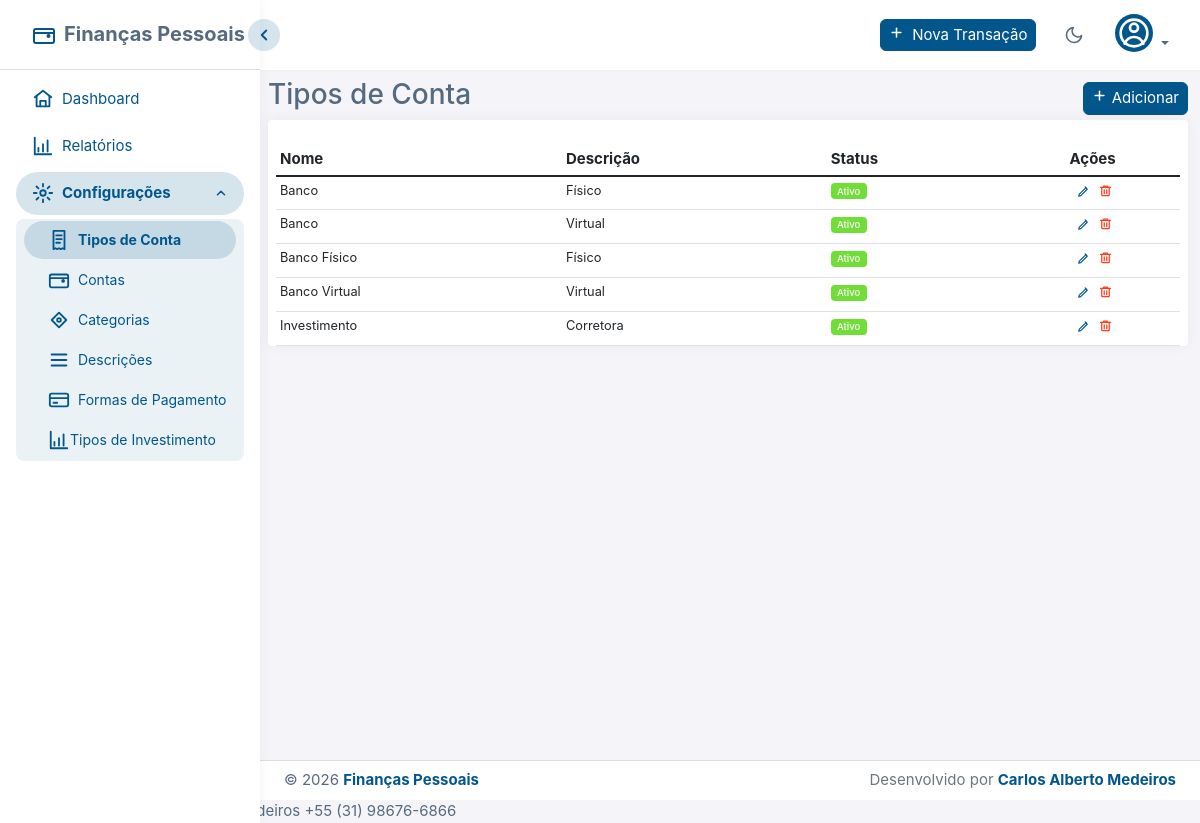
The app's page /tipo-conta/tipos-conta (signed in) with its own data.
### app/models.py (models this page shows, shortened)
class TipoConta(db.Model):
    __tablename__ = "tipo_conta"
    id = db.Column(db.Integer, primary_key=True)
    nome = db.Column(db.String(100), nullable=False)
    descricao = db.Column(db.String(200), nullable=True)
    ativo = db.Column(db.Boolean, default=True)
    user_id = db.Column(db.Integer, db.ForeignKey("users.id"), nullable=False)
    user = db.relationship("User", backref="tipos_conta")

### routes/tipo_conta.py (the view)
@tipo_conta_bp.route('/tipos-conta', methods=['GET'])
@login_required
def listar_tipos_conta():
    tipos_conta = TipoConta.query.filter_by(user_id=current_user.id).order_by(TipoConta.nome).all()
    return render_template('list_tipos_conta.html', tipos_conta=tipos_conta)

### app/__init__.py (called while the page is built, shortened)
def get_database_path():
    from config import Config
    db_uri = Config.SQLALCHEMY_DATABASE_URI
    if db_uri.startswith('sqlite:///'):
        db_path = db_uri.replace('sqlite:///', '')
        return db_path
    return None

def get_backup_dir():
    configured = Config.BACKUP_DIR or str(Path.home() / "Financas_Pessoais" / "backup")
    return configured

def ensure_backup_exists():
    if not Config.ENABLE_AUTO_BACKUP:
        return
    backup_dir = get_backup_dir()
    db_path = get_database_path()
    if not os.path.exists(backup_dir):
        try:
            os.makedirs(backup_dir)
        except Exception as e:
            print(f"[AVISO] Não foi possível criar diretório de backup: {e}")
            return

### app/models.py (called while the page is built)
@login_manager.user_loader
def load_user(id):
    return db.session.get(User, int(id))

    @property
    def is_admin(self):
        return (self.username or "").lower() == "admin"

### app/templates/list_tipos_conta.html (shortened to what this page needs)
{% extends 'index.html' %}
{% block index %}
<div class="col p-lg-0">
  <div class="d-flex justify-content-between align-items-center">
    <h1 class="h3 text-gray-800">Tipos de Conta</h1>
    <a href="{{ url_for('tipo_conta.novo_tipo_conta') }}" class="btn btn-primary btn-sm">
      <i class="fas fa-plus"></i> Adicionar
    </a>
  </div>
  <div class="card m-0">
    <div class="card-body px-2 pb-0">
      {% if tipos_conta %}
      <div class="table-responsive">
        <table class="table table-hover table-sm m-0" id="tiposContaTable">
          <thead>
            <tr>
              <th>Nome</th>
              <th>Descrição</th>
              <th>Status</th>
              <th class="text-center">Ações</th>
            </tr>
          </thead>
          <tbody>
            {% for tipo in tipos_conta %}
            <tr data-tipo-id="{{ tipo.id }}">
              <td>
                <div class="editable-field" data-field="nome" data-value="{{ tipo.nome }}">
                  {{ tipo.nome }}
                </div>
              </td>
              <td>
                <div class="editable-field" data-field="descricao" data-value="{{ tipo.descricao or '' }}">
                  {{ tipo.descricao or '-' }}
                </div>
              </td>
              <td>
                {% if tipo.ativo %}
                <span class="badge bg-success">Ativo</span>
                {% else %}
                <span class="badge bg-secondary">Inativo</span>
                {% endif %}
              </td>
              <td class="text-center">
                <div class="btn-group btn-group-sm d-flex justify-content-center">
                  <a
                    href="{{ url_for('tipo_conta.editar_tipo_conta', tipo_id=tipo.id) }}"
                    class="btn btn-sm text-primary p-0"
                    style="max-width: 25px"
                    title="Editar"
                  >
                    <i class="fas fa-edit"></i>
                  </a>
                  <form
                    id="deleteForm_{{ tipo.id }}"
                    action="{{ url_for('tipo_conta.excluir_tipo_conta', tipo_id=tipo.id) }}"
                    method="POST"
                    style="display: inline"
                  >
                    <button
                      type="button"
                      class="btn btn-sm text-danger p-0"
                      style="max-width: 25px"
                      title="Excluir"
                      onclick="showDeleteConfirmation('Tem certeza que deseja excluir este tipo de conta?', 'deleteForm_{{ tipo.id }}')"
                    >
                      <i class="fas fa-trash"></i>
                    </button>
                  </form>
                </div>
              </td>
            </tr>
            {% endfor %}
          </tbody>
        </table>
      </div>
      {% else %}
      <div class="card">
        <div class="card-body text-center">
          <p class="mb-3">Nenhum tipo de conta registrado.</p>
        </div>
      </div>
      {% endif %}
    </div>
  </div>
  </div>
{% endblock %}

### app/static/css/tokens.css (style rules this page uses)
:root { --app-body-bg: #f5f5f9; --app-surface: #ffffff; --app-surface-2: #f5f5f9; --app-surface-hover: #f5f5f9; --app-text: #566a7f; --app-text-strong: #2b354f; --app-text-muted: #a1acb8; --app-border: #d9dee3; --app-border-translucent: rgba(67, 89, 113, 0.15); --app-primary: #02568c; --app-primary-contrast: #ffffff; --app-accent-text: #02568c; --app-accent-soft: rgba(2, 86, 140, 0.16); --app-accent-soft-2: rgba(2, 86, 140, 0.08); --app-accent-hover-text: #1a4a7a; --app-success: #71dd37; --app-info: #03c3ec; --app-warning: #ffab00; --app-danger: #ff3e1d; --app-shadow-sm: 0 0.0625rem 0.125rem rgba(161, 172, 184, 0.075); --app-shadow: 0 0 0.875rem 0 rgba(33, 37, 41, 0.05); --app-shadow-lg: 0 0.25rem 1rem rgba(161, 172, 184, 0.45); --app-chart-text: #697a8d; --app-chart-grid: rgba(0, 0, 0, 0.08); --app-chart-income: #198754; --app-chart-income-fill: rgba(25, 135, 84, 0.12); --app-chart-expense: #b02a37; --app-chart-expense-fill: rgba(176, 42, 55, 0.10); --app-chart-balance: #02568c; --app-chart-balance-fill: rgba(2, 86, 140, 0.10); --app-chart-category-1: #02568c; --app-chart-category-2: #1a9b72; --app-chart-category-3: #087990; --app-chart-category-4: #a66b00; --app-chart-category-5: #b02a37; --app-chart-tooltip-bg: #ffffff; --app-chart-tooltip-text: #2b354f; --app-chart-tooltip-border: #d9dee3; --app-focus-ring: #02568c; --app-watermark: rgba(0, 0, 0, 0.1); --bs-body-bg: var(--app-body-bg); --bs-body-color: var(--app-text); --bs-emphasis-color: var(--app-text-strong); --bs-border-color: var(--app-border); --bs-border-color-translucent: var(--app-border-translucent); --bs-secondary-bg: var(--app-surface-2); --bs-tertiary-bg: var(--app-surface); --bs-heading-color: var(--app-text); --bs-link-color: var(--app-accent-text); --bs-link-hover-color: var(--app-accent-hover-text); }

### records on screen
TipoConta: nome "Banco", descricao "Físico", ativo "Ativo"
TipoConta: nome "Banco", descricao "Virtual", ativo "Ativo", {{ tipo.id }} 2 (drawn)
TipoConta: nome "Banco Físico", descricao "Físico", ativo "Ativo"
TipoConta: nome "Banco Virtual", descricao "Virtual", ativo "Ativo"
TipoConta: nome "Investimento", descricao "Corretora", ativo "Ativo"
